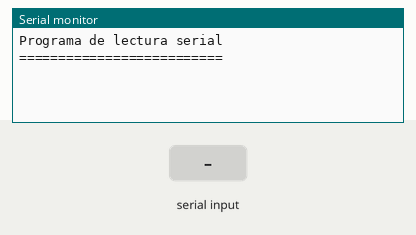
Bench run of a sketch on a simulated Arduino Uno, built with avr-gcc and run on an emulated ATmega328P. On the bench: the last lines printed to the serial monitor. The inputs (shaded band) are chosen by the test bench.

Above: at 1.2 s.
1.3 s: "1" received over Serial
At 3.3 s:
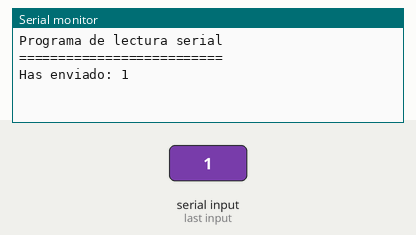
3.8 s: "0" received over Serial
At 5.2 s:
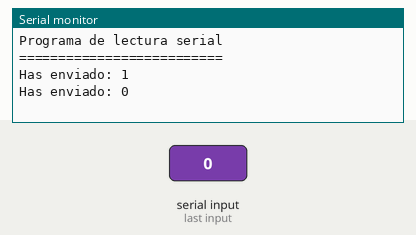
5.3 s: "2" received over Serial
At 7.5 s:
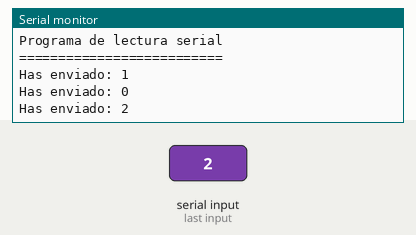

The sketch:

serial_readString.ino
```cpp
void setup() {
  Serial.begin(9600);
  Serial.println("Programa de lectura serial");
  Serial.println("==========================");
}

int IN = 0;
String mng = "iniciado";

void loop() {
  if (Serial.available() > 0) {
  mng = Serial.readString(); //

  Serial.print("Has enviado: ");
  Serial.println(mng); //BIN, DEC
  }
}
```

Measured:
- after the input at 1.3 s, the serial monitor: prints a new line after 1.0 s (image 1)
- after the input at 3.8 s, the serial monitor: prints a new line after 1.0 s (image 2)
- after the input at 5.3 s, the serial monitor: prints a new line after 1.0 s (image 3)
